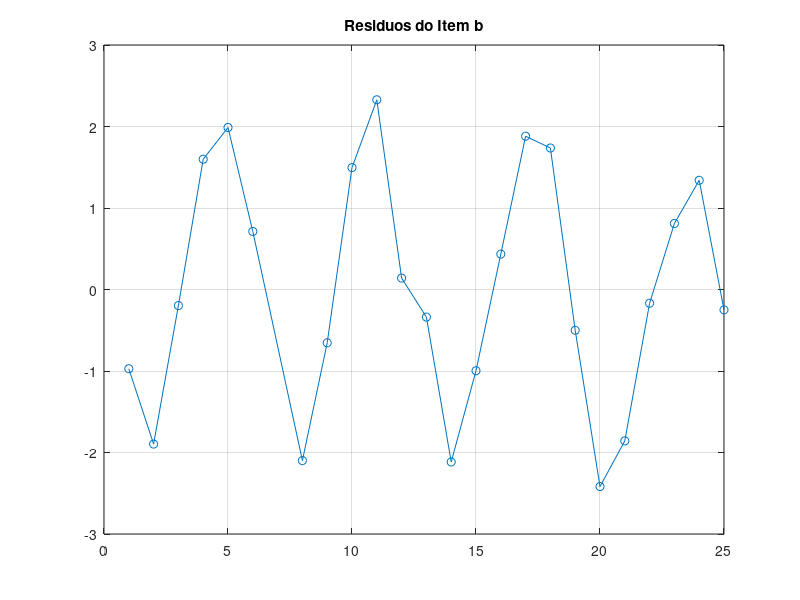

Write the MATLAB code that produced this figure.
t = linspace(1,25,25);
y = [5.0291 6.5099 5.3666 4.1272 4.2948 6.1261 12.5140 10.0502 9.1614 7.5677 7.2920 10.0357 11.0708 13.4045 12.8415 11.9666 11.0765 11.7774 14.5701 17.0440 17.0398 15.9069 15.4850 15.5112 17.6572];

t(7) = [];
y(7) = [];

matrizF = eye(2);
matriz_todo = [ones(1,24); t];

a11 = 24;
matrizF(1, 1) = a11;
a12 = 0;
a22 = 0;

for i = 1:24
  a12 = a12 + matriz_todo(2, i);
  a22 = a22 + matriz_todo(2, i)^2;
endfor
matrizF(1, 2) = a12;
matrizF(2, 1) = a12;
matrizF(2, 2) = a22;

matrizF

matrizb = [1; 1];
b1 = 0;
b2 = 0;

for i = 1:24
  b1 = b1 + (y(i)*matriz_todo(1, i));
  b2 = b2 + (y(i)*matriz_todo(2, i));
endfor

matrizb(1,1) = b1;
matrizb(2,1) = b2;

matrizb

valor_coef = matrizF \ matrizb

 %parte residuo;

y_previsto = valor_coef(1) + valor_coef(2) * t;

residuos = y_previsto - y;


plot(t, residuos, 'o-'); % 'o-' faz a linha com as bolinhas marcando os pontos
title('Residuos do Item b');
grid on;
